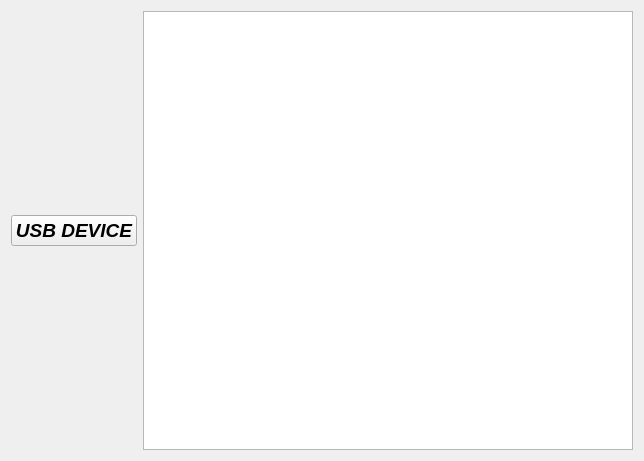
<?xml version="1.0" encoding="UTF-8"?>
<ui version="4.0">
 <class>Usb</class>
 <widget class="QWidget" name="Usb">
  <property name="geometry">
   <rect>
    <x>0</x>
    <y>0</y>
    <width>644</width>
    <height>461</height>
   </rect>
  </property>
  <property name="windowTitle">
   <string>MainWindow</string>
  </property>
  <layout class="QHBoxLayout" name="horizontalLayout">
   <item>
    <widget class="QPushButton" name="pushButton">
     <property name="font">
      <font>
       <pointsize>14</pointsize>
       <weight>75</weight>
       <italic>true</italic>
       <bold>true</bold>
      </font>
     </property>
     <property name="text">
      <string>USB DEVICE</string>
     </property>
    </widget>
   </item>
   <item>
    <widget class="QTextEdit" name="result"/>
   </item>
  </layout>
 </widget>
 <layoutdefault spacing="6" margin="11"/>
 <resources/>
 <connections/>
</ui>
